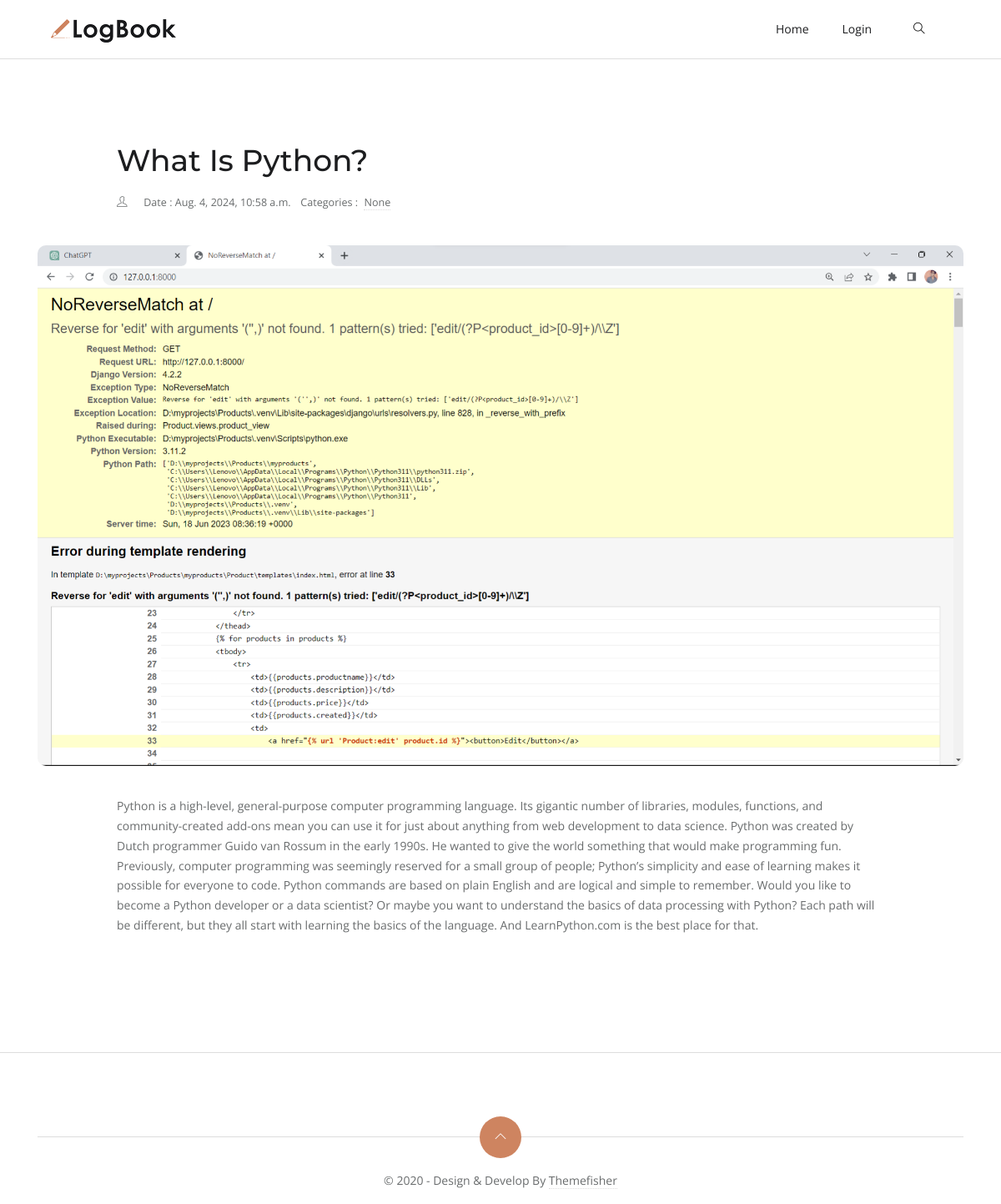
The page /post/what-is-python/ on the database its author committed.
### blog/models.py (models this page shows, shortened)
class Post(models.Model):
    title = models.CharField(max_length=500)
    slug = models.SlugField(unique=True, blank=True)
    content = models.TextField()
    published_date = models.DateTimeField(auto_now=True, blank=True)
    post_image = models.ImageField(
        null=True, default="post-2.jpg", upload_to="postImage"
    )
    author = models.ForeignKey(User, on_delete=models.CASCADE)
    category = models.ManyToManyField(Category)
    created_at = models.DateTimeField(auto_now_add=True)
    updated_date = models.DateTimeField(auto_now=True)

### blog/views.py (the view)
# urls.py: path("post/<slug:slug>/", views.post_detail, name="post"),
def post_detail(request, slug):
    post = get_object_or_404(Post, slug=slug)
    return render(request, "post/post_detail.html", {"post": post})

### templates/post/post_detail.html
{% extends 'base.html' %} {% load static %} {% block content %}
<section class="section">
  <div class="container">
    <article class="row mb-4">
      <div class="col-lg-10 mx-auto mb-4">
        <h1 class="h2 mb-3">{{ post.title }}</h1>
        <ul class="list-inline post-meta mb-3">
          <li class="list-inline-item">
            <i class="ti-user mr-2"></i
            ><a href="/">{{ post.author.first_name }}</a>
          </li>
          <li class="list-inline-item">Date : {{ post.created_at }}</li>
          <li class="list-inline-item">
            Categories : <a href="#!" class="ml-1">{{ post.category.name }} </a>
          </li>
        </ul>
      </div>
      <div class="col-12 mb-3">
        <div class="post-slider">
          <img
            src="{{ post.post_image.url }}"
            class="img-fluid"
            alt="post-thumb"
          />
        </div>
      </div>
      <div class="col-lg-10 mx-auto">
        <div class="content">
          <p>{{post.content}}</p>
        </div>
      </div>
    </article>
  </div>
</section>
{% endblock content %}

### myblog/static/css/style.css (style rules this page uses)
body { line-height: 1.7; font-family: "Open Sans", sans-serif; -webkit-font-smoothing: antialiased; color: #696c6d; font-size: 14px; }
p, .paragraph { font-weight: 400; color: #696c6d; font-size: 14px; line-height: 1.7; font-family: "Open Sans", sans-serif; }
h1, h2, h3, h4, h5, h6 { color: #1c1d1f; font-family: "Montserrat", sans-serif; font-weight: 600; line-height: 1.2; }
h1, .h1 { font-size: 45px; }
h2, .h2 { font-size: 36px; }
body { background-color: #fff; overflow-x: hidden; }
img { vertical-align: middle; border: 0; }
a, a:hover, a:focus { text-decoration: none; }
a, button, select { cursor: pointer; transition: 0.2s ease; }
.slick-slide { outline: 0; }
.section { padding-top: 100px; padding-bottom: 100px; }
.rounded-lg, .post-slider { border-radius: 10px !important; }
.post-meta li { margin-right: 10px; font-size: 90%; }
.post-meta a { color: #696c6d; border-bottom: 1px dotted #ddd; }
.post-slider { overflow: hidden; margin-bottom: 20px; }
.post-slider img { border-radius: inherit; }
.content * { word-break: break-word; overflow-wrap: break-word; }

### rows shown on the page
Post: title "What Is Python?", created_at "Aug. 4, 2024, 10:58 a.m.", category.name "None", post_image (picture), content "Python is a high-level, general-purpose computer programming language. Its gigantic number of libraries, modules, functions, and community-created add-ons mean you can use it for just about anything from web development to data science. Python was created by Dutch programmer Guido van Rossum in the early 1990s. He wanted to give the world something that would make programming fun. Previously, computer programming was seemingly reserved for a small group of people; Python’s simplicity and ease of learning makes it possible for everyone to code. Python commands are based on plain English and are logical and simple to remember. Would you like to become a Python developer or a data scientist?…"
